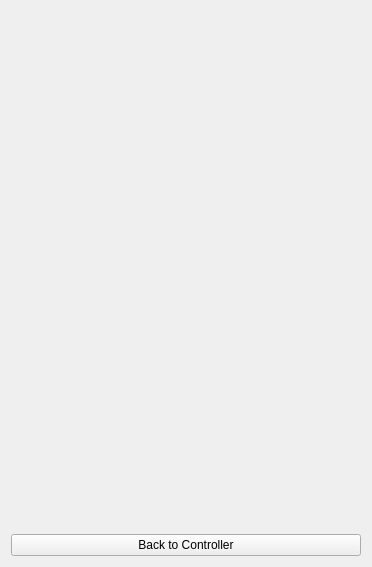
<?xml version="1.0" encoding="UTF-8"?>
<ui version="4.0">
 <class>timer_service</class>
 <widget class="QWidget" name="timer_service">
  <property name="geometry">
   <rect>
    <x>0</x>
    <y>0</y>
    <width>372</width>
    <height>567</height>
   </rect>
  </property>
  <property name="sizePolicy">
   <sizepolicy hsizetype="Expanding" vsizetype="Preferred">
    <horstretch>0</horstretch>
    <verstretch>0</verstretch>
   </sizepolicy>
  </property>
  <property name="minimumSize">
   <size>
    <width>372</width>
    <height>502</height>
   </size>
  </property>
  <property name="windowTitle">
   <string>Form</string>
  </property>
  <layout class="QVBoxLayout" name="verticalLayout_24">
   <item>
    <widget class="QTabWidget" name="TimersStack">
     <property name="enabled">
      <bool>true</bool>
     </property>
     <property name="tabletTracking">
      <bool>true</bool>
     </property>
     <property name="styleSheet">
      <string notr="true">QTabWidget::pane {
  border: 1px solid lightgray;
  top:-1px; 
  background: rgb(245, 245, 245);; 
} 

QTabBar::tab {
  background: rgb(230, 230, 230); 
  border: 1px solid lightgray; 
  padding: 15px;
} 

QTabBar::tab:selected { 
  background: rgb(0, 162, 232); 
  margin-bottom: -1px; 
}</string>
     </property>
     <property name="tabShape">
      <enum>QTabWidget::Triangular</enum>
     </property>
     <property name="currentIndex">
      <number>-1</number>
     </property>
     <property name="documentMode">
      <bool>true</bool>
     </property>
    </widget>
   </item>
   <item>
    <widget class="QPushButton" name="back_to_ctrl_button">
     <property name="text">
      <string>Back to Controller</string>
     </property>
    </widget>
   </item>
  </layout>
 </widget>
 <resources/>
 <connections/>
</ui>
